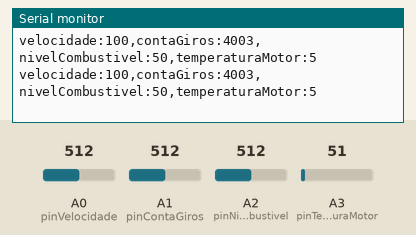
This sketch was run on a simulated Arduino Uno, built with avr-gcc and run on an emulated ATmega328P. Shown: the last lines printed to the serial monitor. The test bench sets the inputs (shaded band); at power-on: A3 (pinTemperaturaMotor) = 51, A0 (pinVelocidade) = 512, A1 (pinContaGiros) = 512, A2 (pinNivelCombustivel) = 512.

Above: at 1.8 s.
1.9 s: A3 (pinTemperaturaMotor) set to 61
At 2.8 s:
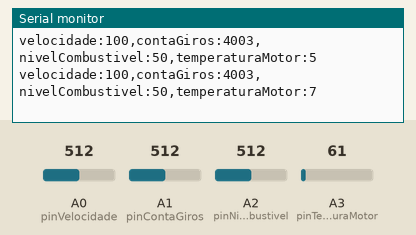
3.4 s: A0 (pinVelocidade) set to 716
At 4.7 s:
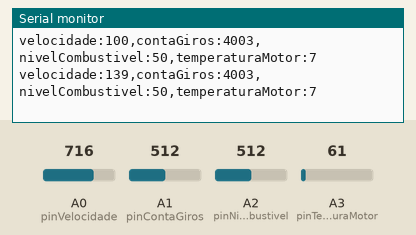
4.9 s: A1 (pinContaGiros) set to 716
At 5.9 s:
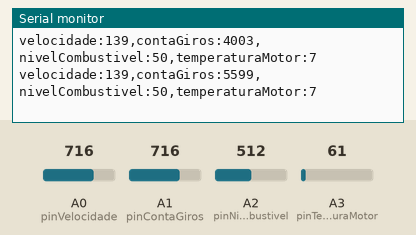
6.4 s: A2 (pinNivelCombustivel) set to 716
At 7.7 s:
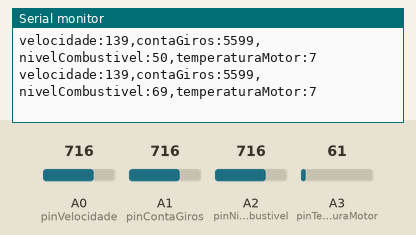
7.9 s: A3 (pinTemperaturaMotor) set to 71
At 8.9 s:
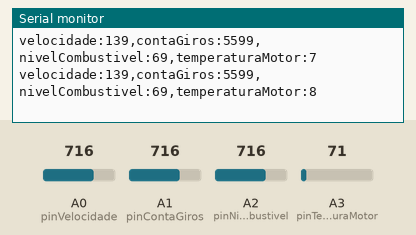
9.4 s: A0 (pinVelocidade) set to 992
At 10.9 s:
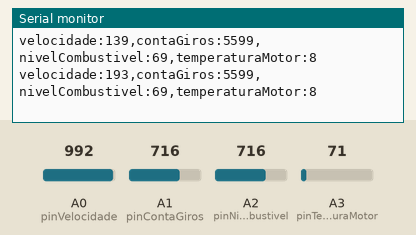
Timing chart, 0 to 11.9 s (numbered marks = the images above; inputs shaded):
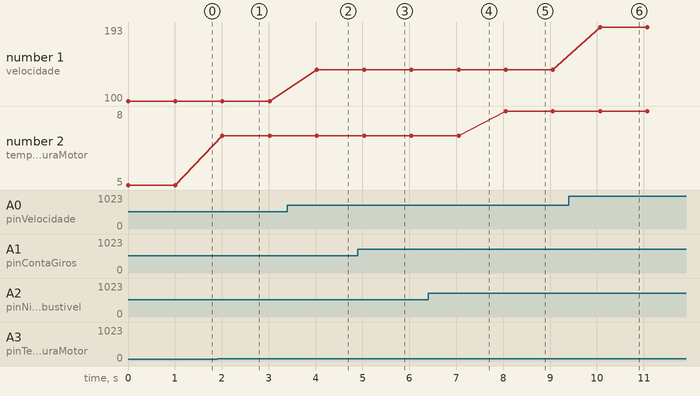

The sketch:

arduino_code.ino
```cpp
// Defina os pinos dos sensores
const int pinVelocidade = A0;
const int pinContaGiros = A1;
const int pinNivelCombustivel = A2;
const int pinTemperaturaMotor = A3;

void setup() {
  Serial.begin(9600);  // Inicia a comunicação Serial
}

void loop() {
  // Lê os valores dos sensores
  int velocidade = analogRead(pinVelocidade);
  int contaGiros = analogRead(pinContaGiros);
  int nivelCombustivel = analogRead(pinNivelCombustivel);
  int temperaturaMotor = analogRead(pinTemperaturaMotor);

  // Converte os valores para uma escala desejada (opcional)
  velocidade = map(velocidade, 0, 1023, 0, 200);  // mapeia para 0-200 km/h
  contaGiros = map(contaGiros, 0, 1023, 0, 8000);  // mapeia para 0-8000 rpm
  nivelCombustivel = map(nivelCombustivel, 0, 1023, 0, 100);  // mapeia para 0-100%
  temperaturaMotor = map(temperaturaMotor, 0, 1023, 0, 120);  // mapeia para 0-120°C

  // Envia os dados para o painel (Serial)
  Serial.print("velocidade:");
  Serial.print(velocidade);
  Serial.print(",contaGiros:");
  Serial.print(contaGiros);
  Serial.print(",nivelCombustivel:");
  Serial.print(nivelCombustivel);
  Serial.print(",temperaturaMotor:");
  Serial.println(temperaturaMotor);

  delay(1000);  // Atualiza a cada 1000 milissegundos (1 segundo)
}
```

Measured:
- after the input at 1.9 s, the serial monitor: prints a new line after 0.11 s (image 1)
- after the input at 3.4 s, the serial monitor: prints a new line after 0.63 s (image 2)
- after the input at 4.9 s, the serial monitor: prints a new line after 0.14 s (image 3)
- after the input at 6.4 s, the serial monitor: prints a new line after 0.65 s (image 4)
- after the input at 7.9 s, the serial monitor: prints a new line after 0.16 s (image 5)
- after the input at 9.4 s, the serial monitor: prints a new line after 0.67 s (image 6)
- plotted number 1: 100 → 139 after the input at 3.4 s, 139 → 193 after the input at 9.4 s
- plotted number 2: 5 → 7 after the input at 1.9 s, 7 → 8 after the input at 7.9 s
